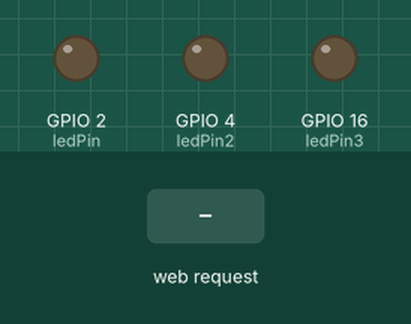
This sketch was run on a simulated ESP8266 (NodeMCU). Parts: output pins drawn as LEDs (lit = HIGH). The test bench sets the inputs (shaded band). WiFi joins after 1.5 s; servers stay silent unless stated; what the sketch prints to the serial monitor is not drawn.

Above: at 2.7 s.
2.8 s: HTTP request GET /LED=ON received
At 4.0 s:
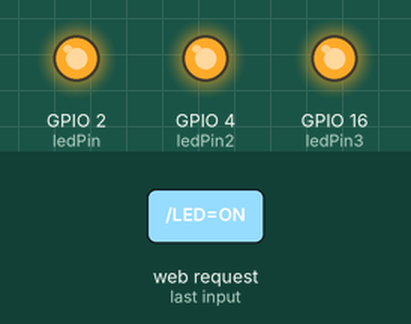
4.3 s: HTTP request GET /LED=OFF received
At 5.3 s:
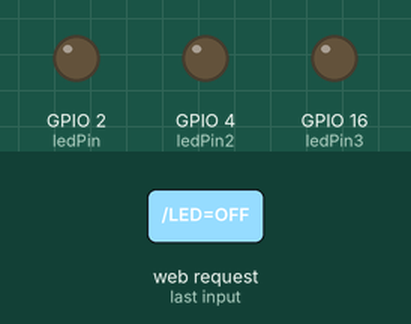
Timing chart, 0 to 7.3 s (numbered marks = the images above; inputs shaded):
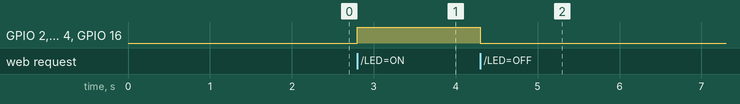

The sketch:

WiFiClient.ino
```cpp
/*
    This sketch establishes a TCP connection to a "quote of the day" service.
    It sends a "hello" message, and then prints received data.
*/

#include <ESP8266WiFi.h>

const char* ssid     = "INFINITUM72EB_2.4";
const char* password = "Atd7tTd1VR";

int ledPin = 2;
int ledPin2 = 4;
int ledPin3 = 16;

WiFiServer  server(400);
void setup(){
  Serial.begin(115200);
  if(ledPin){
    pinMode(ledPin, OUTPUT);
    digitalWrite(ledPin, LOW);
  }
  if(ledPin2){
    pinMode(ledPin2, OUTPUT);
    digitalWrite(ledPin2, LOW);
  }
  if(ledPin3){
    pinMode(ledPin3, OUTPUT);
    digitalWrite(ledPin3, LOW);
  }


  Serial.print("Connecting to");
  Serial.println(ssid);

  WiFi.begin(ssid, password);

  while(WiFi.status() != WL_CONNECTED){
    delay(500);
    Serial.print(".");
  }
  Serial.print("\nWiFi connected");

  server.begin();
  Serial.println("Server started");

  Serial.print("Use this  URL to connect: ");
  Serial.print("http://");
  Serial.print(WiFi.localIP());
  Serial.print("/\n");
}

void loop(){
  WiFiClient client = server.available();
  if(!client){
    return;
  }

  while(!client.available()){
    delay(1);
  }

  String request = client.readStringUntil('\r');
  if(request.indexOf("/favicon") == -1) {
    Serial.println("New client");
    Serial.println(request);
  }
  client.flush();

  int value = LOW;
  if(ledPin){
    if(request.indexOf("/LED=ON") != -1 ){
    digitalWrite(ledPin, HIGH);
    value = HIGH;
    }
    if(request.indexOf("/LED=OFF") != -1 ){
      digitalWrite(ledPin, LOW);
      value = LOW;
    }
  }
  if(ledPin2){
    if(request.indexOf("/LED=ON") != -1 ){
    digitalWrite(ledPin2, HIGH);
    value = HIGH;
    }
    if(request.indexOf("/LED=OFF") != -1 ){
      digitalWrite(ledPin2, LOW);
      value = LOW;
    }
  }
  if(ledPin3){
    if(request.indexOf("/LED=ON") != -1 ){
    digitalWrite(ledPin3, HIGH);
    value = HIGH;
    }
    if(request.indexOf("/LED=OFF") != -1 ){
      digitalWrite(ledPin3, LOW);
      value = LOW;
    }
  }


  client.println("HTTP/1.1 200 OK");
  client.println("Content-Type: text/html");
  client.println("");
  client.println("<!DOCTYPE HTML>");
  client.println("<html>");

  client.print("Led pin in now: ");

  if(value == HIGH){
    client.print("Off");
  }else{
    client.print("On");
  }

  client.println("<br><br>");
  client.println("<a href=\"/LED=ON\"\"><button>Turn Off </button></a>");
  client.println("<a href=\"/LED=OFF\"\"><button>Turn ON </button></a><br />");
  client.println("</html>");

  delay(1);
  if(request.indexOf("/favicon") == -1) Serial.println("Client disconnected\n");


}
```

Measured:
- after the input at 2.8 s, GPIO 2 (ledPin), GPIO 4 (ledPin2), GPIO 16 (ledPin3): LOW → HIGH at once
- after the input at 4.3 s, GPIO 2 (ledPin), GPIO 4 (ledPin2), GPIO 16 (ledPin3): HIGH → LOW at once
